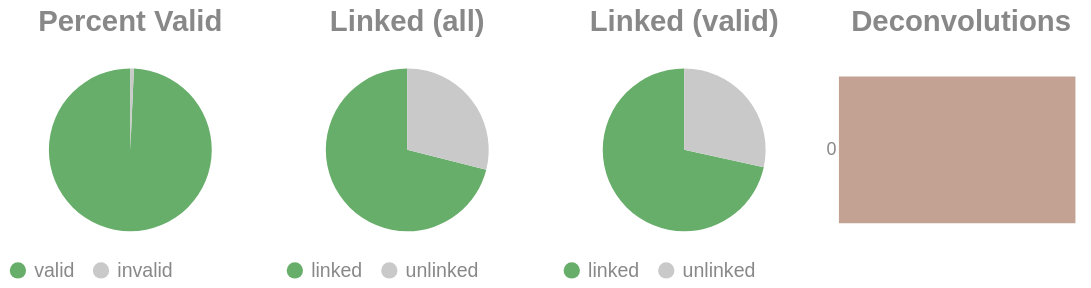

Source (notebook cell):
### Code cell
if SKIPLR:
    pass
else:
    clash = Counter()
    for i in valids['molecule'].to_list():
        _mol = i.split("-")
        if len(_mol) == 1:
            clash.update('0')
        else:
            clash.update(_mol[-1])

    _d = {"deconvolutions": [], 'count': []}
    for k,v in clash.items():
        _d['deconvolutions'].append(k)
        _d['count'].append(v)

    tot_valid = valids['reads'].sum()
    mask = valids['reads'] >= 2
    n_linked_reads = valids.filter(mask)['reads'].sum()
    if n_linked_reads == 0:
        print_html("No linked molecules (>=2 reads) were detected; skipping linked-only distributions.")
        SKIPLR = True
    else:
        perc_valid = round(tot_valid / n_reads, 4)
        linked_perc_abs = round(n_linked_reads / n_reads, 4)
        linked_perc = round(n_linked_reads / tot_valid, 4)

    _valid = pl.DataFrame({"valids": ['valid', 'invalid'], "count": [tot_valid, n_reads - tot_valid]})
    _linked_abs = pl.DataFrame({"linked (absolute)": ['linked', 'unlinked'], "count": [n_linked_reads, n_reads - n_linked_reads]})
    _linked_rel = pl.DataFrame({"linked (valids)": ['linked', 'unlinked'], "count": [n_linked_reads, tot_valid - n_linked_reads]})

    (
        alt.hconcat(
            piechart(_valid, goodval = 'valid', title = "Percent Valid"),
            piechart(_linked_abs, goodval = "linked", title =  "Linked (all)"),
            piechart(_linked_rel, goodval = "linked", title =  "Linked (valid)"),
            convolutionbar(pl.DataFrame(_d), title = "Deconvolutions"),
            center = True,
            bounds = 'flush'
        )
        .resolve_scale(color='independent')
        .resolve_legend('independent')
        .properties(usermeta={'embedOptions': {"actions": False}})
    ).display()

### Figure 1 — Vega-Lite specification as saved in the notebook (floating-point values rounded to 4 significant figures)
{"width": "container", "height": 400, "config": {"title": {"anchor": "start", "dy": -15, "fontSize": 18, "color": "#888888", "subtitleColor": "#888888", "subtitleFontSize": 14}, "arc": {"fill": "#0072B2"}, "axis": {"domainColor": "#888888", "domainWidth": 0.5, "gridWidth": 0.2, "grid": false, "titleFontWeight": 400, "titleFontSize": 15, "labelFontSize": 11, "labelColor": "#888888", "tickColor": "#888888", "tickWidth": 0.2, "titleColor": "#888888"}, "axisBand": {"grid": false}, "axisX": {"grid": true, "tickSize": 10, "domainCap": "round"}, "axisY": {"domain": false, "grid": true, "tickSize": 0, "domainCap": "round"}, "background": "transparent", "header": {"labelFontSize": 15, "labelColor": "#888888", "titleFontSize": 15, "titleFontWeight": 600, "titleColor": "#888888"}, "legend": {"labelFont": "sans-serif", "labelFontSize": 12, "labelColor": "#888888", "symbolSize": 100, "symbolType": "circle", "titleFontSize": 12, "titlePadding": 10, "titleColor": "#888888", "title": null}, "range": {"category": ["#E69F00", "#56B4E9", "#009E73", "#F0E442", "#0072B2", "#D55E00", "#CC79A7", "#000000"], "diverging": ["#cfe8f3", "#a2d4ec", "#73bfe2", "#46abdb", "#1696d2", "#12719e"]}, "area": {"fill": "#0072B2", "fillOpacity": 0.7, "line": true, "strokeOpacity": 0.7}, "line": {"color": "#0072B2", "stroke": "#0072B2", "strokeWidth": 2}, "trail": {"color": "#0072B2", "stroke": "#0072B2", "strokeWidth": 0, "size": 1}, "point": {"filled": true, "fillOpacity": 1.0, "size": 95}, "text": {"color": "#888888", "fontSize": 11, "align": "right", "fontWeight": 400, "size": 11}, "bar": {"fill": "#0072B2", "stroke": null}, "view": {"stroke": null, "continuousWidth": 660, "continuousHeight": 400}}, "hconcat": [{"data": {"name": "data-eefecee293beeec29792de07a3bd5cb1"}, "mark": {"type": "arc"}, "encoding": {"color": {"field": "valids", "legend": {"orient": "bottom", "title": null}, "scale": {"domain": ["valid", "invalid"], "range": ["#68ae6b", "#C9C9C9"]}, "title": "Valids", "type": "nominal"}, "theta": {"field": "count", "type": "quantitative"}, "tooltip": [{"field": "valids", "title": "Valids", "type": "ordinal"}, {"field": "percent", "format": ".2%", "title": "Percent", "type": "quantitative"}, {"field": "count", "title": "Count", "type": "quantitative"}]}, "height": 100, "title": {"text": "Percent Valid", "align": "center", "anchor": "middle"}, "transform": [{"calculate": "datum.count / 10816843", "as": "percent"}], "width": 150}, {"data": {"name": "data-ef2a6ba01cadac5e05946c24ece0eef9"}, "mark": {"type": "arc"}, "encoding": {"color": {"field": "linked (absolute)", "legend": {"orient": "bottom", "title": null}, "scale": {"domain": ["linked", "unlinked"], "range": ["#68ae6b", "#C9C9C9"]}, "title": "Linked (Absolute)", "type": "nominal"}, "theta": {"field": "count", "type": "quantitative"}, "tooltip": [{"field": "linked (absolute)", "title": "Linked (Absolute)", "type": "ordinal"}, {"field": "percent", "format": ".2%", "title": "Percent", "type": "quantitative"}, {"field": "count", "title": "Count", "type": "quantitative"}]}, "height": 100, "title": {"text": "Linked (all)", "align": "center", "anchor": "middle"}, "transform": [{"calculate": "datum.count / 10816843", "as": "percent"}], "width": 150}, {"data": {"name": "data-5d382de55447db07baa2b4242220d282"}, "mark": {"type": "arc"}, "encoding": {"color": {"field": "linked (valids)", "legend": {"orient": "bottom", "title": null}, "scale": {"domain": ["linked", "unlinked"], "range": ["#68ae6b", "#C9C9C9"]}, "title": "Linked (Valids)", "type": "nominal"}, "theta": {"field": "count", "type": "quantitative"}, "tooltip": [{"field": "linked (valids)", "title": "Linked (Valids)", "type": "ordinal"}, {"field": "percent", "format": ".2%", "title": "Percent", "type": "quantitative"}, {"field": "count", "title": "Count", "type": "quantitative"}]}, "height": 100, "title": {"text": "Linked (valid)", "align": "center", "anchor": "middle"}, "transform": [{"calculate": "datum.count / 10740680", "as": "percent"}], "width": 150}, {"data": {"name": "data-43f16532424eb0c8db17eb323f756716"}, "mark": {"type": "bar"}, "encoding": {"color": {"field": "deconvolutions", "legend": null, "scale": {"scheme": "lightgreyred"}, "type": "nominal"}, "tooltip": [{"field": "deconvolutions", "title": "Deconvolutions", "type": "ordinal"}, {"field": "percent", "format": ".2%", "title": "Percent", "type": "quantitative"}, {"field": "count", "title": "Count", "type": "quantitative"}], "x": {"axis": null, "field": "count", "type": "quantitative"}, "y": {"field": "deconvolutions", "sort": "ascending", "title": null, "type": "nominal"}}, "height": 100, "title": {"text": "Deconvolutions", "align": "center", "anchor": "middle"}, "transform": [{"calculate": "datum.count / 4839493", "as": "percent"}], "width": 150}], "bounds": "flush", "center": true, "resolve": {"legend": {"angle": "independent"}, "scale": {"color": "independent"}}, "usermeta": {"embedOptions": {"actions": false}}, "$schema": "https://vega.github.io/schema/vega-lite/v6.1.0.json", "datasets": {"data-eefecee293beeec29792de07a3bd5cb1": [{"valids": "valid", "count": 10740680}, {"valids": "invalid", "count": 76163}], "data-ef2a6ba01cadac5e05946c24ece0eef9": [{"linked (absolute)": "linked", "count": 7689379}, {"linked (absolute)": "unlinked", "count": 3127464}], "data-5d382de55447db07baa2b4242220d282": [{"linked (valids)": "linked", "count": 7689379}, {"linked (valids)": "unlinked", "count": 3051301}], "data-43f16532424eb0c8db17eb323f756716": [{"deconvolutions": "0", "count": 4839493}]}}
